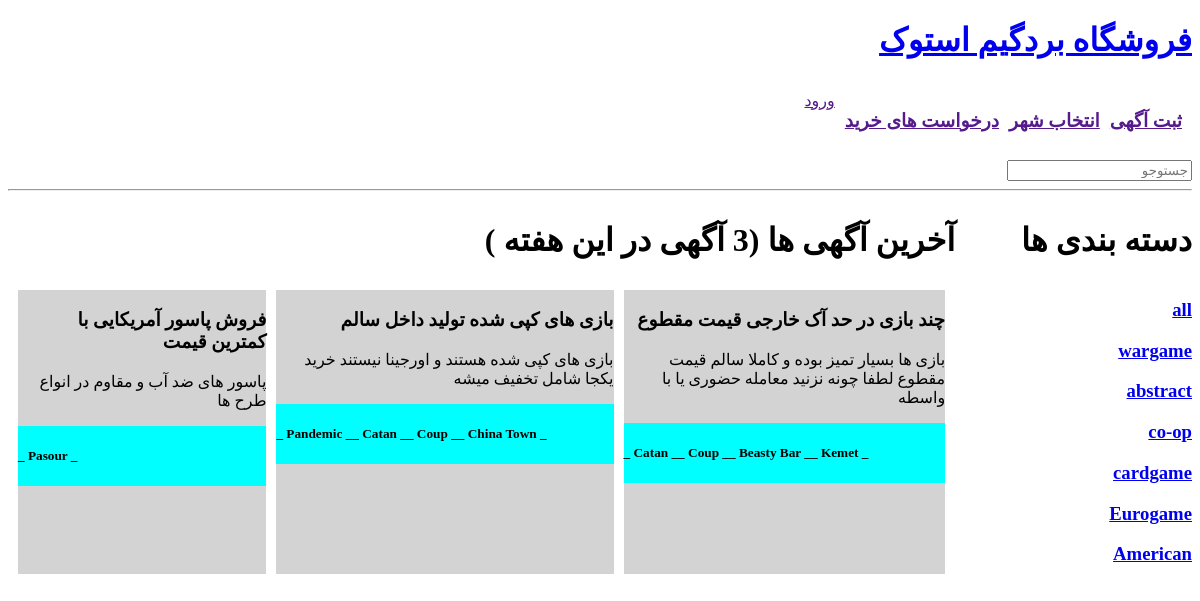
The page /?q=cardgame on the database its author committed.
### base/models.py (models this page shows, shortened)
class Deal(models.Model):
    STATUS = [
        ('0','OPEN DEAL'),
        ('1','SOLD'),
        ('2','SEMI SOLD'),
        ('3','UNKNOWN'),
    ]
    title = models.CharField(max_length=200,null=True)
    description = models.TextField(max_length=1500,null=True,blank=True)
    seller = models.ForeignKey(User,null=True,on_delete=models.CASCADE,related_name='seller')
    buyer = models.ManyToManyField(User,related_name='buyer',null=True,blank=True)
    stock = models.ManyToManyField('Boardgame',related_name='stock',null=True,blank=True)
    totalPrice = models.IntegerField(default=0,validators=[
            MaxValueValidator(100000000),
            MinValueValidator(50000),
        ])
    created = models.DateTimeField(auto_now_add=True)
    updated = models.DateTimeField(auto_now=True)
    dealDate = models.DateField(null=True,blank=True)
    status = models.CharField(default=0,max_length=1,choices=STATUS)
    sellerToughts = models.TextField(max_length=500,null=True,blank=True)
    buyerToughts = models.TextField(max_length=500,null=True,blank=True)
    class Meta:
        ordering = ['-updated','-created']

class Boardgame(models.Model):
    MADE_IN = [
        ('0','IRANI'),
        ('1','KHAREJI'),
    ]
    name = models.CharField(max_length=200,null=True)
    price = models.IntegerField(null=True,validators=[
            MaxValueValidator(100000000),
            MinValueValidator(10000),
        ])
    description = models.TextField(max_length=1500,null=True,blank=True)
    made = models.CharField(default=0,max_length=1,choices=MADE_IN)
    topics = models.ManyToManyField('Topic',related_name='topics',null=True,blank=True)
    rank = models.IntegerField(null=True,blank=True,validators=[
            MaxValueValidator(5000),
            MinValueValidator(1),
        ])
    players = models.CharField(max_length=10,blank=True,null=True)
    duration = models.IntegerField(null=True,blank=True,validators=[
            MaxValueValidator(600),
            MinValueValidator(1),
        ])
    complexity = models.DecimalField(max_digits=3, decimal_places=2,null=True,blank=True)
    designer = models.CharField(max_length=100,null=True,blank=True)
    publisher = models.CharField(max_length=100,null=True,blank=True)
    publisher = models.CharField(max_length=100,null=True,blank=True)

class Topic(models.Model):
    name = models.CharField(max_length=200,null=True)

### base/views.py (the view)
# urls.py: 2. Add a URL to urlpatterns:  path('', views.home, name='home')
def home(request):
    q = request.GET.get('q') if request.GET.get('q') != None else ''
    deals = Deal.objects.filter(Q(stock__topics__name__icontains=q)).distinct()
    topics = Topic.objects.all()
    context = {'deals':deals,'topics':topics}
    return render(request,'base/home.html',context)

### base/templates/base/home.html (shortened to what this page needs)
{% extends 'main.html' %}
{% block content %}
<div class="home-container">
    <h1 dir="rtl" align="right"> آخرین آگهی ها ({{deals.count}} آگهی در این هفته ) </h1>
    <h1 dir="rtl" align="right">دسته بندی ها </h1>
    <div class="grid-container">
        {% for deal in deals %}
        <div class="grid-item-container">
            <h3 dir="rtl">{{deal.title}}</h3>
            <p dir="rtl">{{deal.description}}</p>
            <div class="game-name-container">
                {% for boardgame in deal.stock.all %}
                <h5> _ {{boardgame.name}} _ </h5>
                {% endfor %}
            </div>
        </div>
        {% endfor %}
    </div>
    <div>
        <a href="{% url 'homeurl' %}?q="><h3 dir="rtl">all</h3></a>
        {% for topic in topics %}
        <a href="{% url 'homeurl' %}?q={{topic.name}}"><h3 dir="rtl">{{topic.name}}</h3></a>
        {% endfor %}
    </div>
</div>
{% endblock %}

### base/templates/base/home.html (style rules this page uses)
.home-container { display: grid; grid-template-columns: 4fr 1fr; }
.grid-container { display: grid; grid-template-columns: auto auto auto; gap: 10px; padding: 10px; }
.grid-item-container { background-color: lightgrey; }
.game-name-container { display: flex; flex-direction: row; background-color: aqua; }

### rows shown on the page
Deal: title "فروش پاسور آمریکایی با کمترین قیمت", description "پاسور های ضد آب و مقاوم در انواع طرح ها"
Boardgame: name "Pasour"
Deal: title "بازی های کپی شده تولید داخل سالم", description "بازی های کپی شده هستند و اورجینا نیستند خرید یکجا شامل تخفیف میشه"
Boardgame: name "Pandemic"
Boardgame: name "Catan"
Boardgame: name "Coup"
Boardgame: name "China Town"
Deal: title "چند بازی در حد آک خارجی قیمت مقطوع", description "بازی ها بسیار تمیز بوده و کاملا سالم قیمت مقطوع لطفا چونه نزنید معامله حضوری یا با واسطه"
Boardgame: name "Beasty Bar"
Boardgame: name "Kemet"
Topic: name "wargame"
Topic: name "abstract"
Topic: name "co-op"
Topic: name "cardgame"
Topic: name "Eurogame"
Topic: name "American"

### other values the page prints
{{ deals.count }} "3"
